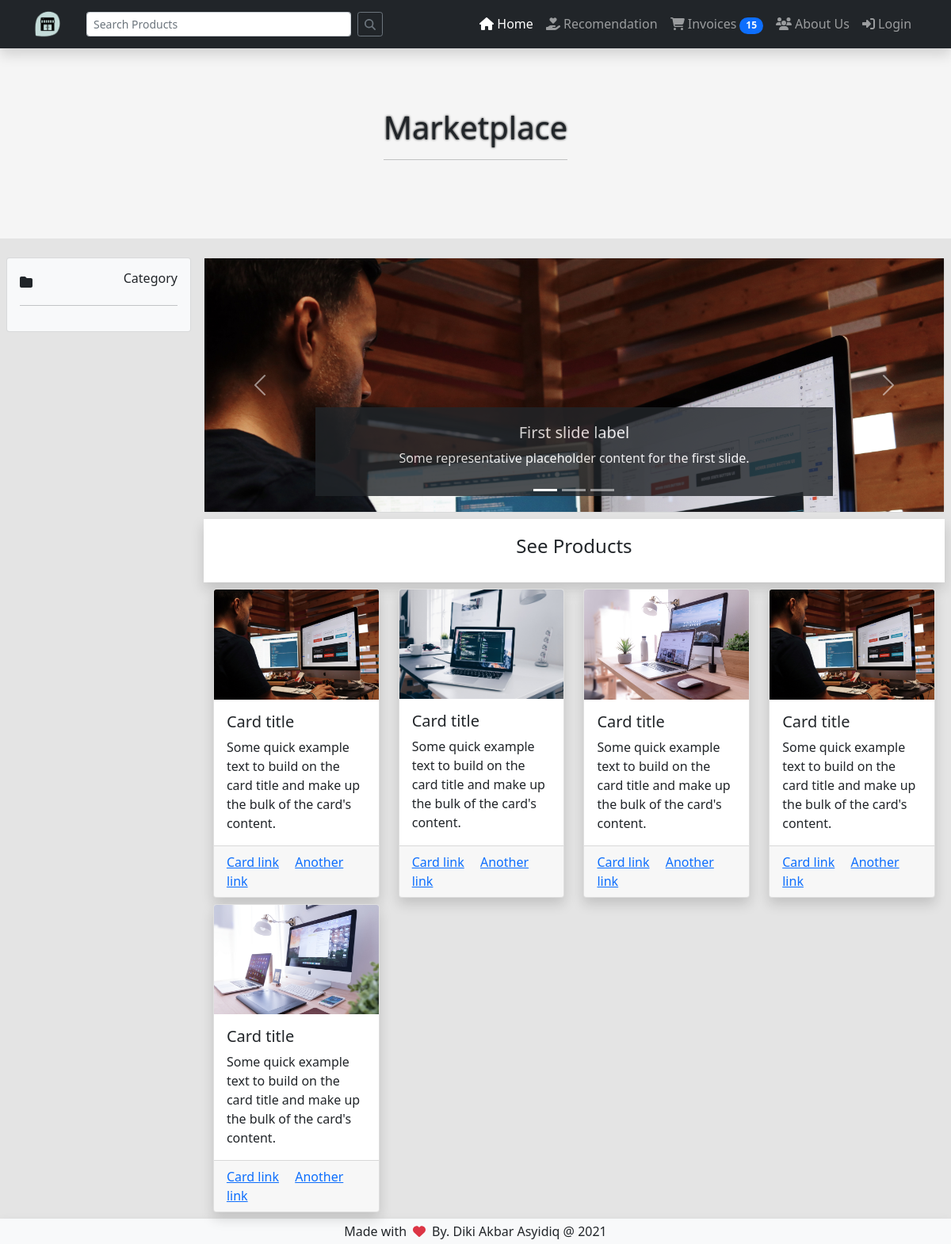
Before: / with the older database file.
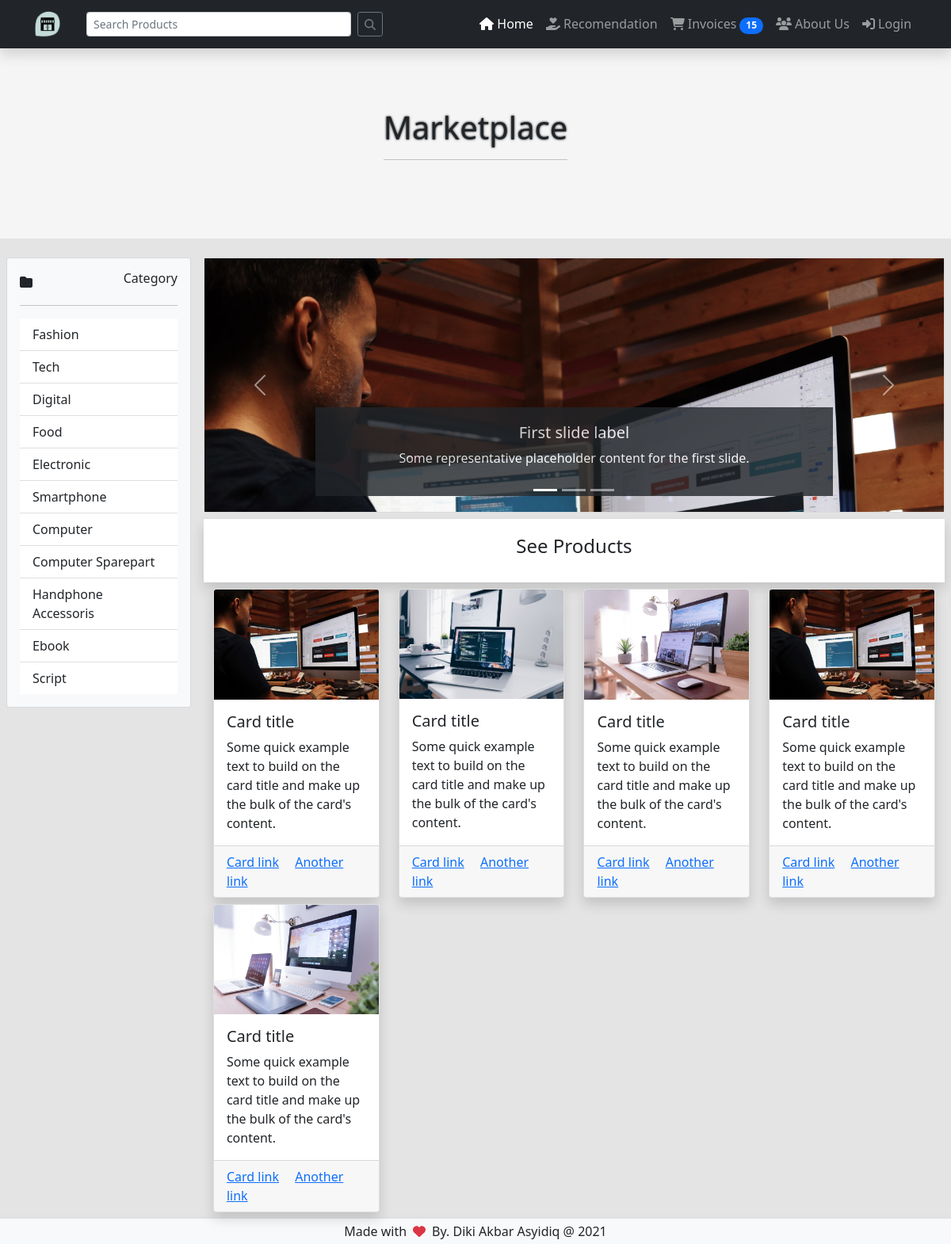
After: the same page with the newer database file.
### products/models.py (models this page shows)
class Category(models.Model):
    name = models.CharField(max_length=25, blank=False)
    description = models.TextField(blank=False)

### marketplace/views.py (the view)
# urls.py: path('', views.LandingPage.as_view())
class LandingPage(TemplateView):
    template_name = "index.html"
    def get_context_data(self, **kwargs):
        self.extra_context = {
            "webName" : "Marketplace",
            "category" : Category.objects.all()
        }
        return super().get_context_data(**kwargs)

### templates/index.html (shortened to what this page needs)
{% extends 'blueprints/layout.html'%}
{% load static %}
{% block content %}
<div class="d-flex mt-3">
    <div class="p-2 w-25">
        <div class="card text-dark bg-light">
            <div class="card-body">
                <div class="d-flex justify-content-center align-items-center">
                    <div class="flex-fill">
                        <span class="fas fa-folder"></span>
                    </div>
                    <div>
                        <h6>Category</h6>
                    </div>
                </div>
                <hr>
                <div class="list-group list-group-flush bg-light">
                    {% for cat in category %}
                    <a class="list-group-item">{{cat.name}}</a>
                    {% endfor %}
                </div>
            </div>
        </div>
    </div>
    <div class="p-2">
        <div class="card text-dark bg-light">
            <div class="card-body p-0" style="height: 20rem;">
                <div id="carouselExampleIndicators" class="carousel slide h-100" data-bs-ride="carousel">
                    <div class="carousel-indicators">
                      <button type="button" data-bs-target="#carouselExampleIndicators" data-bs-slide-to="0" class="active" aria-current="true" aria-label="Slide 1"></button>
                      <button type="button" data-bs-target="#carouselExampleIndicators" data-bs-slide-to="1" aria-label="Slide 2"></button>
                      <button type="button" data-bs-target="#carouselExampleIndicators" data-bs-slide-to="2" aria-label="Slide 3"></button>
                    </div>
                    <div class="carousel-inner h-100">
                      <div class="carousel-item active h-100" style="background-repeat: no-repeat; background-size: cover;background-image: url({% static 'media/example/1.jpg' %});">
                        <div class="carousel-caption d-none d-md-block bg-dark" style="opacity: 0.8;">
                            <h5>First slide label</h5>
                            <p>Some representative placeholder content for the first slide.</p>
                        </div>
                    </div>
                    </div>
                    <button class="carousel-control-prev" type="button" data-bs-target="#carouselExampleIndicators" data-bs-slide="prev">
                      <span class="carousel-control-prev-icon" aria-hidden="true"></span>
                    </button>
                    <button class="carousel-control-next" type="button" data-bs-target="#carouselExampleIndicators" data-bs-slide="next">
                      <span class="carousel-control-next-icon" aria-hidden="true"></span>
                    </button>
                  </div>
            </div>
        </div>
        <div class="Kategori_List p-3 mt-2 shadow">
            <div><h4>See Products</h4></div>
        </div>
        <div class="container">
            <div class="row">
                <div class="col-md-3 pt-2">
                    <div class="card h-100 shadow">
                        <img src="{% static 'media/example/1.jpg' %}" class="card-img-top" alt="...">
                        <div class="card-body">
                        <h5 class="card-title">Card title</h5>
                        <p class="card-text">Some quick example text to build on the card title and make up the bulk of the card's content.</p>
                        </div>
                        <div class="card-footer">
                        <a href="#" class="card-link">Card link</a>
                        <a href="#" class="card-link">Another link</a>
                        </div>
                    </div>
                </div>
                <div class="col-md-3 pt-2">
                    <div class="card h-100 shadow">
                        <img src="{% static 'media/example/3.jpg' %}" class="card-img-top" alt="...">
                        <div class="card-body">
                        <h5 class="card-title">Card title</h5>
                        <p class="card-text">Some quick example text to build on the card title and make up the bulk of the card's content.</p>
                        </div>
                        <div class="card-footer">
                        <a href="#" class="card-link">Card link</a>
                        <a href="#" class="card-link">Another link</a>
                        </div>
                    </div>
                </div>
                <div class="col-md-3 pt-2">
                    <div class="card h-100 shadow">
                        <img src="{% static 'media/example/5.jpg' %}" class="card-img-top" alt="...">
                        <div class="card-body">
                        <h5 class="card-title">Card title</h5>
                        <p class="card-text">Some quick example text to build on the card title and make up the bulk of the card's content.</p>
                        </div>
                        <div class="card-footer">
                        <a href="#" class="card-link">Card link</a>
                        <a href="#" class="card-link">Another link</a>
                        </div>
                    </div>
                </div>
                <div class="col-md-3 pt-2">
                    <div class="card h-100 shadow">
                        <img src="{% static 'media/example/1.jpg' %}" class="card-img-top" alt="...">
                        <div class="card-body">
                        <h5 class="card-title">Card title</h5>
                        <p class="card-text">Some quick example text to build on the card title and make up the bulk of the card's content.</p>
                        </div>
                        <div class="card-footer">
                        <a href="#" class="card-link">Card link</a>
                        <a href="#" class="card-link">Another link</a>
                        </div>
                    </div>
                </div>
                <div class="col-md-3 pt-2">
                    <div class="card h-100 shadow">
                        <img src="{% static 'media/example/4.jpg' %}" class="card-img-top" alt="...">
                        <div class="card-body">
                        <h5 class="card-title">Card title</h5>
                        <p class="card-text">Some quick example text to build on the card title and make up the bulk of the card's content.</p>
                        </div>
                        <div class="card-footer">
                        <a href="#" class="card-link">Card link</a>
                        <a href="#" class="card-link">Another link</a>
                        </div>
                    </div>
                </div>
            </div>
        </div>
    </div>
</div>
{% endblock content %}

### templates/blueprints/layout.html (shortened to what this page needs)
{% load static %}
<!DOCTYPE html>
<html lang="en">
<head>
    <link rel="stylesheet" href="{% static 'css/bootstrap.min.css' %}">
    <link rel="stylesheet" href="{% static 'css/bootstrap-grid.min.css' %}">
    <link rel="stylesheet" href="{% static 'js/jquery-ui/jquery-ui.min.css' %}">
    <link rel="stylesheet" href="{% static 'css/style.css' %}">
    <link rel="stylesheet" href="{% static 'css/fontawesome/all.min.css' %}">
</head>
<body class="Main_Style">
    <nav class="navbar navbar-expand-sm sticky-top shadow navbar-dark bg-dark">
    <div class="container">
        <a class="navbar-brand" href="#">
            <img src="{% static 'media/logo.png' %}" alt="" width="35" height="35">
        </a>
        <form class="d-flex flex-fill ms-3">
            <input class="form-control me-2 form-control-sm" type="search" placeholder="Search Products" aria-label="Search">
            <button class="btn btn-outline-secondary btn-sm" type="submit"><span class="fas fa-search" ></span></button>
        </form>
        <div class="collapse navbar-collapse" id="navbarScroll">
            <ul class="navbar-nav ms-auto my-2 my-lg-0 navbar-nav-scroll" style="--bs-scroll-height: 100px;">
                <li class="nav-item">
                  <a class="nav-link active" aria-current="page" href="#"><span class="fas fa-home"></span> Home</a>
                </li>
                <li class="nav-item">
                  <a class="nav-link" href="#"><span class="fas fa-hand-holding-heart"></span> Recomendation</a>
                </li>
                <li class="nav-item position-relative">
                  <a class="nav-link" href="#"><span class="fas fa-shopping-cart"></span> Invoices <span class="badge rounded-pill bg-primary">15</span></a>
                </li>
                <li class="nav-item">
                    <a class="nav-link" href="#"><span class="fas fa-users"></span> About Us</a>
                  </li>
                <li class="nav-item">
                    <a href="#" class="nav-link"><span class="fas fa-sign-in-alt"></span> Login</a>
                </li>
              </ul>
          </div>
        </div>
        </nav>
        <div class="Main_Header">
            <h1>
                Marketplace
                <hr>
            </h1>
        </div>
        {% block content%}
        {% endblock content %}
        <div class="w-100 bg-light static-bottom shadow d-flex justify-content-center align-items-center">
            <div class="p-1">
                Made with
            </div>
            <div class="p-1 text-danger">
                <span class="fas fa-heart"></span>
            </div>
            <div class="p-1">
                By. Diki Akbar Asyidiq @ 2021
            </div>
        </div>
</body>
</html>

### static/css/style.css (style rules this page uses)
.Main_Style { background-color: #E4E4E4; }
.Main_Header { background-color: whitesmoke; height: 15rem; line-height: 15rem; justify-content: center; align-items: center; align-content: center; display: flex; }
.Main_Header h1 { text-shadow: 0 0 3px black; }
.Kategori_List { height: 5rem; line-height: 5rem; background-color: white; display: flex; justify-content: center; max-width: 100%; overflow-x: auto; overflow-y: hidden; }
.Kategori_List div { padding: 0.28rem; }

Changed rows visible on the page:
added Category: name "Fashion"
added Category: name "Tech"
added Category: name "Digital"
added Category: name "Food"
added Category: name "Electronic"
added Category: name "Smartphone"
added Category: name "Computer"
added Category: name "Computer Sparepart"
added Category: name "Handphone Accessoris"
added Category: name "Ebook"
added Category: name "Script"
